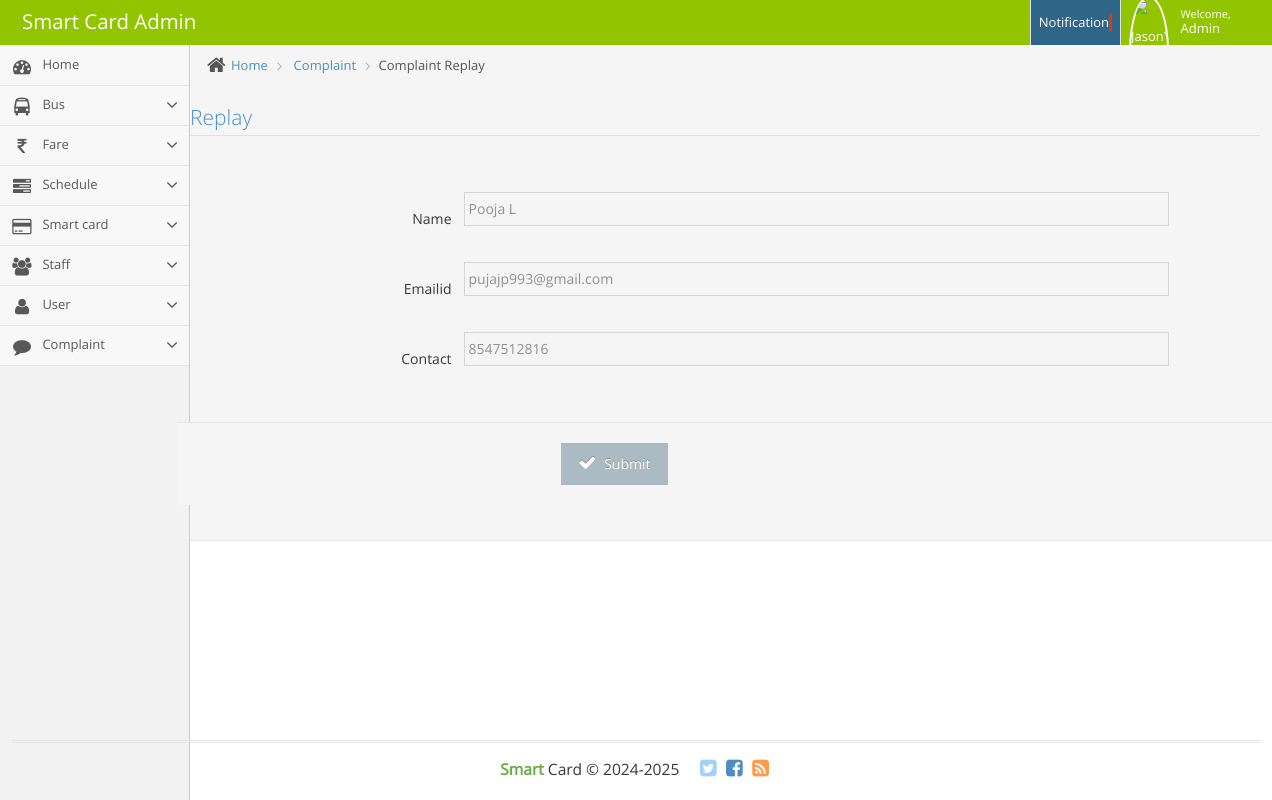
Screenshot of /complaint_replay/35/35 with the database file from the repository.
### smart_ticket_app/models.py (models this page shows)
class User(AbstractUser):
    Address=models.CharField(max_length=100,verbose_name="Address")
    Phone_no=models.IntegerField(verbose_name="Phone")
    DOB=models.DateField(verbose_name="Date of Joining")
    Cd_type=models.CharField(max_length=20,verbose_name="Card Type")
    District=models.CharField(max_length=25,verbose_name="District")
    State=models.CharField(max_length=25,verbose_name="State")
    Aadhar_no=models.CharField(max_length=15,verbose_name="AAdhar Number")
    Role=models.CharField(max_length=10,verbose_name="Role")
    class Meta:
        db_table = "tb_user"

### smart_ticket_app/views.py (the view)
# urls.py: path('complaint_replay/<int:uid>/<int:id>',views.complaint_replay,name='complaint_replay'),
def complaint_replay(request,uid,id):
          a=User.objects.get(id=uid)
          reply_id = int(id)
          d=tbl_complaint.objects.filter(id=reply_id).all()
          print(d)
          print(a)
          c=reply_id
          print(c)
          b={
               'a':a,
               'c':c,
               'd':d,
          }
          return render(request,'admins/complaint_replay.html',b)

### smart_ticket_app/templates/admins/complaint_replay.html (shortened to what this page needs)
{% include 'admins/ad_header.html' %}
<div class="main-content">
    <div class="main-content-inner">
        <div class="breadcrumbs ace-save-state" id="breadcrumbs">
            <ul class="breadcrumb">
                <li>
                    <i class="ace-icon fa fa-home home-icon"></i>
                    <a href="#">Home</a>
                </li>
                <li>
                    <a href="#">Complaint</a>
                </li>
                <li class="active">Complaint Replay</li>
            </ul>
                    <div class="row">
                        <div class="col-xs-12">
                            <h3 class="header smaller lighter blue">Replay</h3>
       <br>
       <div class="row">
           <div class="col-xs-12">
               <form class="form-horizontal" method="post" name="myForm" action="">
                   <div class="form-group">
                       <label class="col-sm-3 control-label no-padding-right" for="form-field-1">Name</label>
                       <div class="col-sm-8">
                           <input type="text" name="name" class="form-control" readonly id="" value="{{a.first_name}}" class="col-xs-10 col-sm-5" required />
                       </div>
                   </div>
                   <div class="space-4"></div>
                   <div class="form-group">
                       <label class="col-sm-3 control-label no-padding-right" for="form-field-1">Emailid</label>
                       <div class="col-sm-8">
                           <input type="text" name="email" class="form-control" readonly value="{{a.email}}" class="col-xs-10 col-sm-5" required />
                       </div>
                   </div>
                   <div class="space-4"></div>
                   <div class="form-group">
                       <label class="col-sm-3 control-label no-padding-right" for="form-field-1">Contact</label>
                       <div class="col-sm-8">
                           <input type="text" name="email" class="form-control" readonly value="{{a.Phone_no}}" class="col-xs-10 col-sm-5" required />
                       </div>
                   </div>
                   <div class="space-4"></div>
                   <div class="form-group">
                   <div class="clearfix form-actions">
                       <div class="col-md-offset-4 col-md-9">
                            <a class='black btn submit-button' href="/replay/{{c}}">
          <i class='ace-icon fa fa-check bigger-130' aria-label="Submit"></i>  <span>Submit</span>
        </a>
                       </div>
                   </div>
                   </div>
                   </form>
           </div>
       </div>
   </div>
   </div>
</div>
{% include 'admins/ad_footer.html' %}

### rows the page displays
User: name "Pooja L", email "pujajp993@gmail.com", email "8547512816"
